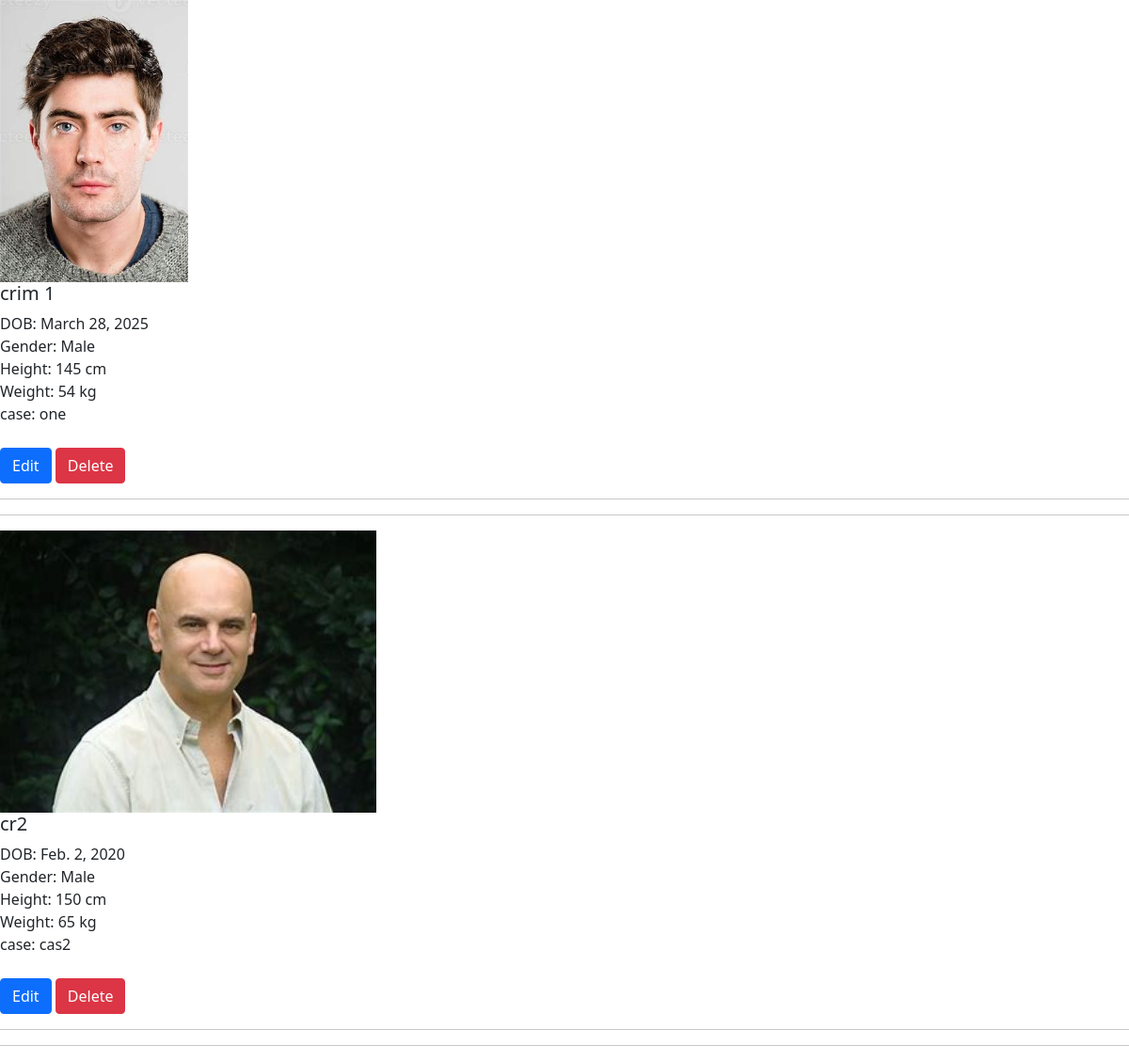
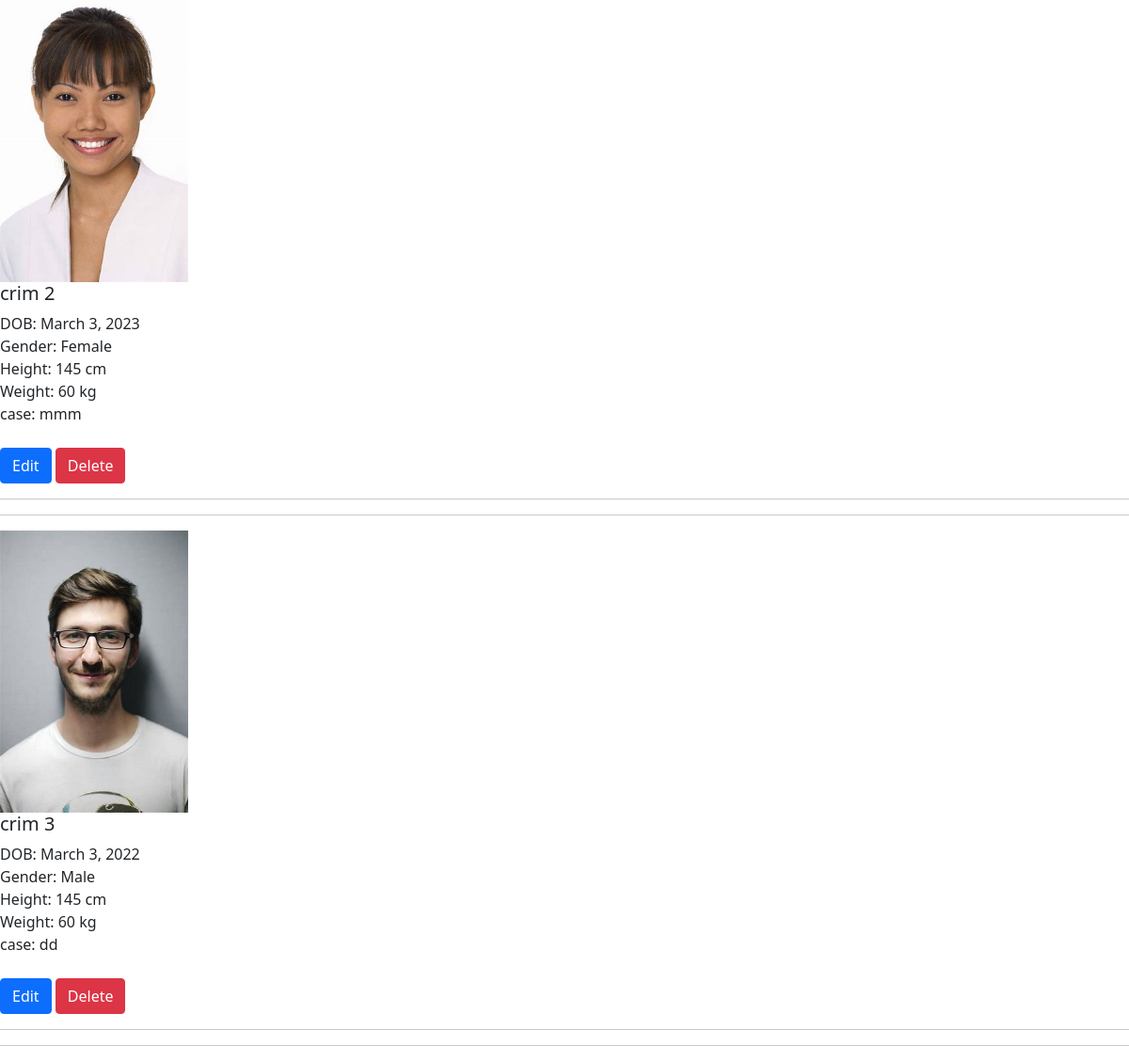
Screenshot of /view_criminals/ with the database file from the repository (2 pictures, top to bottom).
### app_mini/models.py (models this page shows)
class CriminalRegistration(models.Model):
    GENDER_CHOICES = [
        ('M', 'Male'),
        ('F', 'Female'),
        ('O', 'Other')
    ]
    full_name = models.CharField(max_length=30)
    dob = models.DateField()
    case = models.TextField()
    height = models.IntegerField(null=True)
    weight = models.IntegerField(null = True)
    gender = models.CharField(max_length=1, choices=GENDER_CHOICES)
    photo = models.ImageField(upload_to='criminal_photo/', null=True)
    station = models.ForeignKey(police_station_registration, on_delete=models.SET_NULL, null=True)
    date = models.DateField(auto_now_add=True)

### app_mini/views.py (the view)
# urls.py: path('view_criminals/', views.view_criminals, name='view_criminals'),
def view_criminals(request):
    try:
        criminal_data = CriminalRegistration.objects.all()
        return render(request, 'police_station/view_criminals.html', {'criminal_data' : criminal_data})
    except CriminalRegistration.DoesNotExist:
        messages.error(request, 'No Criminal Registred')
        return redirect('police_station/station_home')

### app_mini/templates/police_station/view_criminals.html (shortened to what this page needs)
<!DOCTYPE html>
<html lang="en">
<head>
    <link href="https://cdn.jsdelivr.net/npm/bootstrap@5.0.2/dist/css/bootstrap.min.css" rel="stylesheet">
</head>
<body>
            {% for i in criminal_data %}
                    {% if i.photo %}
                        <img src="{{ i.photo.url }}" alt="Criminal Photo" style="height: 300px;">
                    {% else %}
                            No Photo Available
                    {% endif %}
                        <h5>{{ i.full_name }}</h5>
                            DOB: {{ i.dob }}<br>
                            Gender: {{ i.get_gender_display }}<br>
                            Height: {{ i.height }} cm<br>
                            Weight: {{ i.weight }} kg<br>
                            case: {{i.case}}
                        <br>
                        <br>
                        <a href="{% url 'edit_criminal_data' i.id %}" class="btn btn-primary">Edit</a>
                        <a href="{% url 'delete_criminal_data' i.id %}" class="btn btn-danger">Delete</a>
                        <br>
                        <hr><hr>
            {% endfor %}
</body>
</html>

### rows the page displays
CriminalRegistration: photo (picture), full_name "crim 1", dob "March 28, 2025", gender "Male", height "145", weight "54", case "one"
CriminalRegistration: photo (picture), full_name "cr2", dob "Feb. 2, 2020", gender "Male", height "150", weight "65", case "cas2"
CriminalRegistration: photo (picture), full_name "crim 2", dob "March 3, 2023", gender "Female", height "145", weight "60", case "mmm"
CriminalRegistration: photo (picture), full_name "crim 3", dob "March 3, 2022", gender "Male", height "145", weight "60", case "dd"
